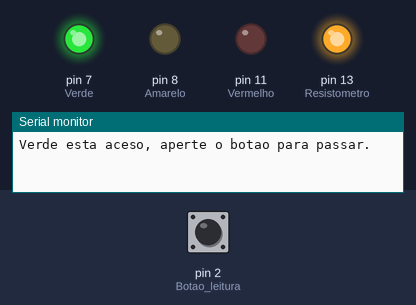
A sketch run on a simulated Arduino Uno, built with avr-gcc and run on an emulated ATmega328P. Shown: output pins drawn as LEDs (lit = HIGH), the last lines printed to the serial monitor. The inputs (shaded band) are chosen by the test bench; at power-on: pin 2 (Botao_leitura) LOW.

Above: at 1.2 s.
1.3 s: pin 2 (Botao_leitura) pulled HIGH for 0.15 s
At 2.2 s:
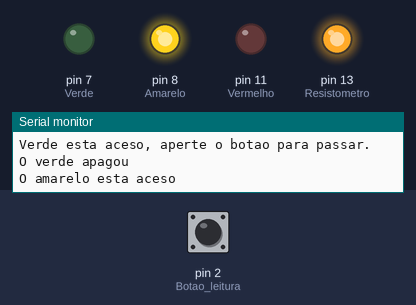
At 7.2 s:
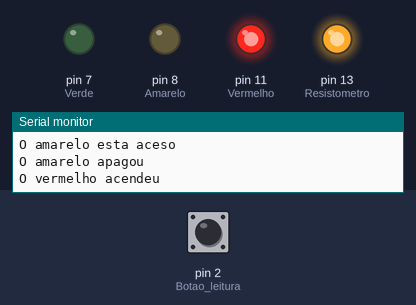
Timing chart, 0 to 17.9 s (numbered marks = the images above; inputs shaded):
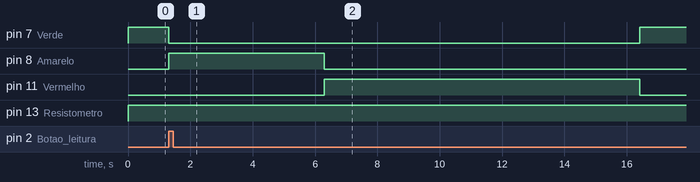

The sketch:

Semaforo.ino
```cpp
int x = 0;

void setup() {
  pinMode(7, OUTPUT); //Verde
  pinMode(8, OUTPUT); //Amarelo
  pinMode(11, OUTPUT); //Vermelho
  pinMode(13, OUTPUT); //Resistometro
  pinMode(A0, INPUT); //Leitura do resistometro
  pinMode(2, INPUT); //Botao leitura
  Serial.begin(9600);
}


void loop() {
digitalWrite(7, HIGH);
digitalWrite(13, HIGH);
if (x==0){
  Serial.println("Verde esta aceso, aperte o botao para passar.");
  x=x+1;
}
if (digitalRead(2)==1){
  digitalWrite(7, LOW);
  Serial.println("O verde apagou");
  digitalWrite(8, HIGH);
  Serial.println("O amarelo esta aceso");
  delay(5000);
  digitalWrite(8, LOW);
  Serial.println("O amarelo apagou");
  digitalWrite(11, HIGH);
  Serial.println("O vermelho acendeu");
  delay(10*analogRead(A0)+5000);
  digitalWrite(11, LOW);
  Serial.println("O vermelho apagou");
  x=0;
}
}
```

Measured:
- after the input at 1.3 s, pin 7 (Verde): HIGH → LOW at once, → HIGH 15.1 s later; pin 8 (Amarelo): LOW → HIGH at once, → LOW 5.0 s later; pin 11 (Vermelho): LOW → HIGH after 5.0 s, → LOW 10.1 s later
